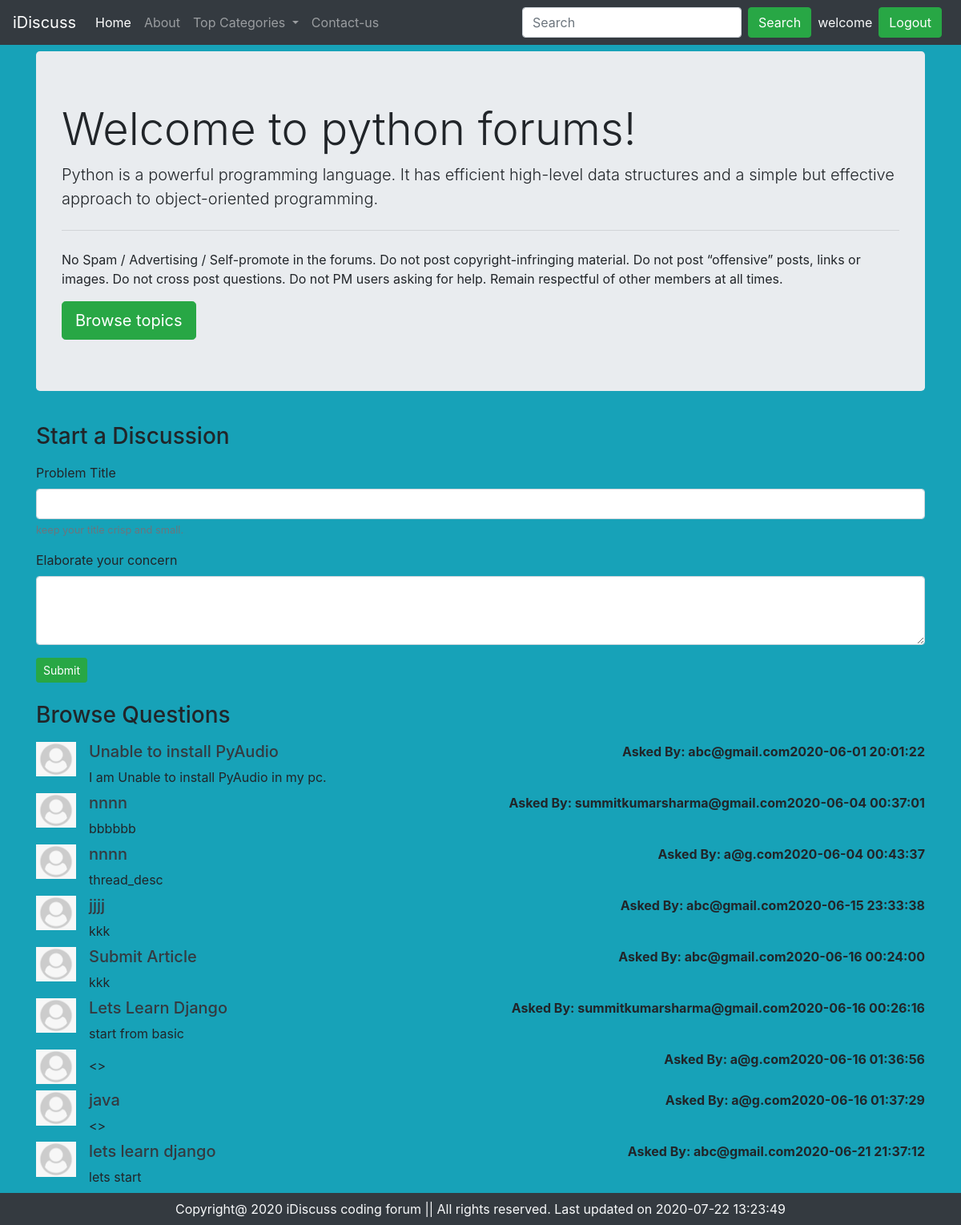
Screenshot of /Project-2/threadlist.php?catid=1 (signed in) with the database file from the repository.
### tables this page shows
CREATE TABLE `categories` (
  `category_id` int(5) NOT NULL,
  `category_name` varchar(50) NOT NULL,
  `category_description` varchar(200) NOT NULL,
  `category_tstamp` datetime NOT NULL DEFAULT current_timestamp()
);

CREATE TABLE `threads` (
  `thread_id` int(10) NOT NULL,
  `thread_title` varchar(200) NOT NULL,
  `thread_desc` text NOT NULL,
  `thread_cat_id` int(10) NOT NULL,
  `thread_user_id` int(10) NOT NULL,
  `thread_tstamp` datetime NOT NULL DEFAULT current_timestamp()
);

CREATE TABLE `users_idiscuss` (
  `sno` int(8) NOT NULL,
  `user_email` varchar(30) NOT NULL,
  `user_pass` varchar(200) NOT NULL,
  `timestamp` datetime NOT NULL DEFAULT current_timestamp()
);

### Project-2/threadlist.php (the view, shortened to what this page needs)
<!doctype html>
<html lang="en">
<head>
    <link rel="stylesheet" href="https://stackpath.bootstrapcdn.com/bootstrap/4.5.0/css/bootstrap.min.css"
>
</head>
<body class="bg-info">
    <?php include 'partials/header.php'; ?>
    <?php
        include 'partials/dbconnect.php';
                $catid=$_GET['catid'];
                $sql = "SELECT * FROM `categories`WHERE category_id=$catid";
                $result = mysqli_query($conn, $sql);
                $num_row = mysqli_num_rows($result);
                if ($num_row > 0) {
                    while ($row = mysqli_fetch_assoc($result)) {
                        $catname = $row["category_name"];
                        $catdesc= $row["category_description"];
                     }
                }
    ?>
    <div class="container my-2">
        <div class="jumbotron">
            <h1 class="display-4">Welcome to <?php echo $catname; ?> forums!</h1>
            <p class="lead"><?php echo $catdesc; ?></p>
            <hr class="my-4">
            <p>No Spam / Advertising / Self-promote in the forums.
                Do not post copyright-infringing material.
                Do not post “offensive” posts, links or images.
                Do not cross post questions.
                Do not PM users asking for help.
                Remain respectful of other members at all times.</p>
            <a class="btn btn-success btn-lg" href="#" role="button">Browse topics</a>
        </div>
    </div>
    <?php
    if(isset($_SESSION['loggedin']) && $_SESSION['loggedin']==true){
        echo '<div class="container">
                 <h3 class="py-2">Start a Discussion </h3>
                <form action=" '.$_SERVER['REQUEST_URI'].'" method="POST">
                    <div class="form-group">
                        <label for="title">Problem Title</label>
                        <input type="text" class="form-control" id="title" name="title" placeholder="">
                        <small id="emailHelp" class="form-text text-muted">keep your title crisp and small.</small>
                    </div>
                    <div class="form-group">
                        <label for="desc">Elaborate your concern</label>
                        <textarea class="form-control" id="desc" name="desc" rows="3"></textarea>
                    </div>
                    <input type="hidden" name="" value='.$_SESSION['sno'].'>
                    <div class="form-group">
                        <button type="submit" class="btn btn-sm btn-success">Submit</button>
                    </div>
                </form>
            </div>';
    }
    ?>
    <div class="container">
        <h3 class="py-2">Browse Questions</h3>
        <?php
                include 'partials/dbconnect.php';
                $catid=$_GET['catid'];
                $sql = "SELECT * FROM `threads`WHERE thread_cat_id=$catid";
                $result = mysqli_query($conn, $sql);
                $num_row = mysqli_num_rows($result);
                if ($num_row > 0) {
                    while ($row = mysqli_fetch_assoc($result)) {
                        $threadid = $row["thread_id"];
                        $title = $row["thread_title"];
                        $desc = $row["thread_desc"];
                        $threattime = $row["thread_tstamp"];
                        $thread_user_id = $row["thread_user_id"];
                        $sql2 = "SELECT * FROM `users_idiscuss` WHERE sno=$thread_user_id";
                        $result2 =mysqli_query($conn,$sql2);
                        $row2 = mysqli_fetch_assoc($result2);
                        $user_name = $row2["user_email"];
                        echo' <div class="media my-2">
                        <img src="img/userdefault.png" width="50px" class="mr-3" alt="userdefault image">
                        <div class="media-body">
                            <h5 class="mt-0"><a class="text-dark" href="/phptutorial/Project-2/thread.php?threadid='.$threadid.'"> '. $title.' </a></h5>
                            '. $desc.'
                        </div>
                        <p class="font-weight-bold my-0"> Asked By: '.$user_name.''. $threattime.'</p>
                    </div>';
                     }
                }
        ?>
    </div>
    <?php include 'partials/footer.php'; ?>
</body>
</html>

### rows the page displays
categories: category_name "python", category_description "Python is a powerful programming language. It has efficient high-level data structures and a simple but effective approach to object-oriented programming."
threads: thread_title "Unable to install PyAudio", thread_desc "I am Unable to install PyAudio in my pc.", users_idiscuss.user_email "abc@gmail.com", thread_tstamp "2020-06-01 20:01:22"
threads: thread_title "nnnn", thread_desc "bbbbbb", users_idiscuss.user_email "summitkumarsharma@gmail.com", thread_tstamp "2020-06-04 00:37:01"
threads: thread_title "nnnn", thread_desc "thread_desc", users_idiscuss.user_email "a@g.com", thread_tstamp "2020-06-04 00:43:37"
threads: thread_title "jjjj", thread_desc "kkk", users_idiscuss.user_email "abc@gmail.com", thread_tstamp "2020-06-15 23:33:38"
threads: thread_title "Submit Article", thread_desc "kkk", users_idiscuss.user_email "abc@gmail.com", thread_tstamp "2020-06-16 00:24:00"
threads: thread_title "Lets Learn Django", thread_desc "start from basic", users_idiscuss.user_email "summitkumarsharma@gmail.com", thread_tstamp "2020-06-16 00:26:16"
threads: thread_desc "<>", users_idiscuss.user_email "a@g.com", thread_tstamp "2020-06-16 01:36:56"
threads: thread_title "java", thread_desc "<>", users_idiscuss.user_email "a@g.com", thread_tstamp "2020-06-16 01:37:29"
threads: thread_title "lets learn django", thread_desc "lets start", users_idiscuss.user_email "abc@gmail.com", thread_tstamp "2020-06-21 21:37:12"
